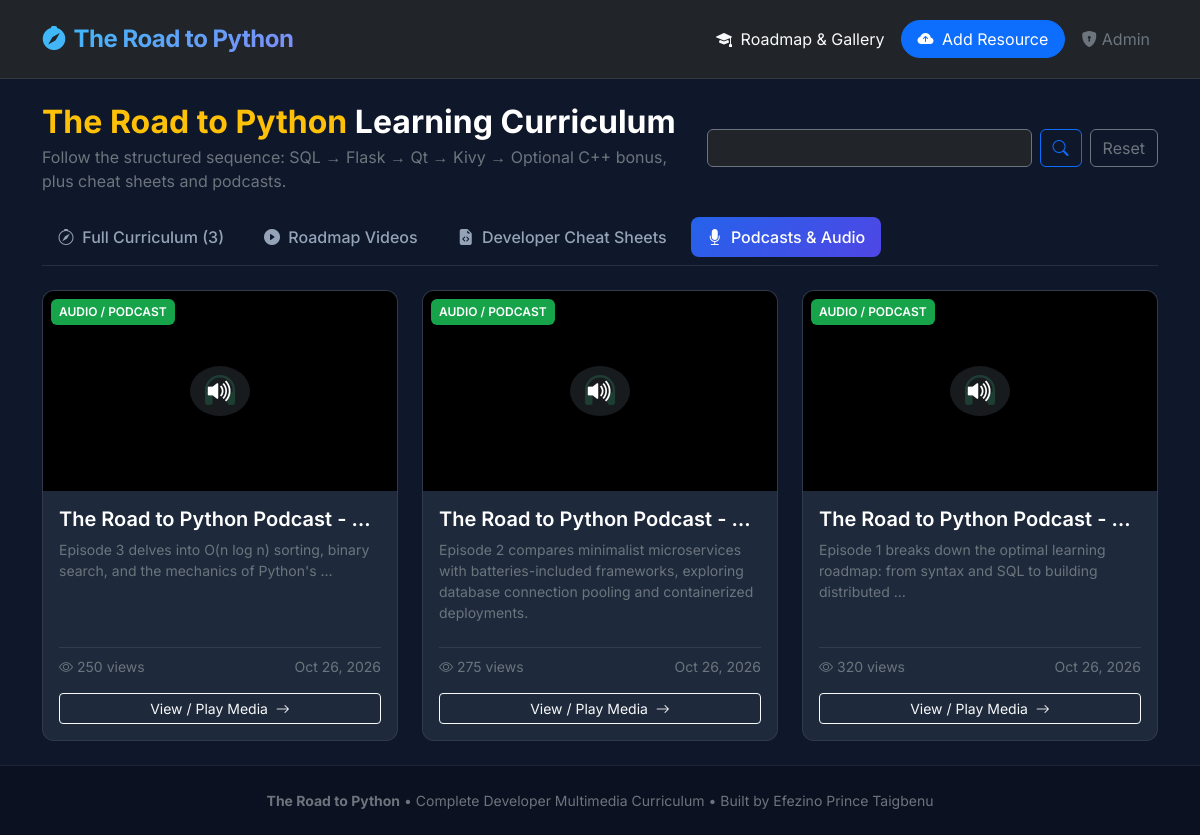
Screenshot of /?type=audio with the database file from the repository.
### media_app/models.py (models this page shows, shortened)
class MediaItem(models.Model):
    MEDIA_TYPE_CHOICES = [
        ('image', 'Image'),
        ('video', 'Video'),
        ('audio', 'Audio / Podcast'),
    ]
    title = models.CharField(max_length=150)
    description = models.TextField(blank=True)
    media_type = models.CharField(max_length=10, choices=MEDIA_TYPE_CHOICES)
    category = models.ForeignKey(
        Category,
        on_delete=models.SET_NULL,
        null=True,
        blank=True,
        related_name='media_items'
    )
    media_file = models.FileField(upload_to='multimedia/%Y/%m/')
    thumbnail = models.ImageField(upload_to='thumbnails/%Y/%m/', blank=True, null=True)
    step_number = models.PositiveIntegerField(default=0, help_text="Order in roadmap sequence (0 for non-roadmap items)")
    views_count = models.PositiveIntegerField(default=0)
    uploaded_at = models.DateTimeField(auto_now_add=True)
    class Meta:
        ordering = ['step_number', '-uploaded_at']

### media_app/views.py (the view)
# urls.py: path('', views.media_gallery, name='media_gallery'),
def media_gallery(request):
    media_type = request.GET.get('type')
    category_slug = request.GET.get('category')
    search_query = request.GET.get('q')
    items = MediaItem.objects.all()
    if media_type in ['image', 'video', 'audio']:
        items = items.filter(media_type=media_type)
    if category_slug:
        items = items.filter(category__slug=category_slug)
    if search_query:
        items = items.filter(title__icontains=search_query)
    categories = Category.objects.all()
    context = {
        'items': items,
        'categories': categories,
        'selected_type': media_type,
        'selected_category': category_slug,
        'search_query': search_query,
        'total_count': items.count(),
    }
    return render(request, 'media_app/gallery.html', context)

### media_app/templates/media_app/gallery.html (shortened to what this page needs)
{% extends 'media_app/base.html' %}
{% block content %}
<div class="row align-items-center mb-4">
    <div class="col-md-7">
        <h1 class="h2 fw-bold text-white mb-1">
            <span class="text-warning">The Road to Python</span> Learning Curriculum
        </h1>
        <p class="text-secondary mb-0">Follow the structured sequence: SQL &rarr; Flask &rarr; Qt &rarr; Kivy &rarr; Optional C++ bonus, plus cheat sheets and podcasts.</p>
    </div>
    <div class="col-md-5 mt-3 mt-md-0">
        <form method="GET" action="{% url 'media_gallery' %}" class="d-flex gap-2">
            <input type="text" name="q" class="form-control bg-dark text-white border-secondary" placeholder="Search roadmap, cheat sheets, or podcasts..." value="{{ search_query|default:'' }}">
            <button type="submit" class="btn btn-outline-primary">
                <i class="bi bi-search"></i>
            </button>
            {% if search_query or selected_type %}
                <a href="{% url 'media_gallery' %}" class="btn btn-outline-secondary">Reset</a>
            {% endif %}
        </form>
    </div>
</div>
<ul class="nav nav-pills mb-4 pb-2 border-bottom border-secondary border-opacity-25 gap-2">
    <li class="nav-item">
        <a class="nav-link {% if not selected_type %}active{% endif %}" href="{% url 'media_gallery' %}">
            <i class="bi bi-compass me-1"></i> Full Curriculum ({{ total_count }})
        </a>
    </li>
    <li class="nav-item">
        <a class="nav-link {% if selected_type == 'video' %}active{% endif %}" href="?type=video{% if search_query %}&q={{ search_query }}{% endif %}">
            <i class="bi bi-play-circle-fill me-1"></i> Roadmap Videos
        </a>
    </li>
    <li class="nav-item">
        <a class="nav-link {% if selected_type == 'image' %}active{% endif %}" href="?type=image{% if search_query %}&q={{ search_query }}{% endif %}">
            <i class="bi bi-file-earmark-code-fill me-1"></i> Developer Cheat Sheets
        </a>
    </li>
    <li class="nav-item">
        <a class="nav-link {% if selected_type == 'audio' %}active{% endif %}" href="?type=audio{% if search_query %}&q={{ search_query }}{% endif %}">
            <i class="bi bi-mic-fill me-1"></i> Podcasts &amp; Audio
        </a>
    </li>
</ul>
{% if items %}
<div class="row row-cols-1 row-cols-md-2 row-cols-lg-3 g-4">
    {% for item in items %}
    <div class="col">
        <div class="card h-100 overflow-hidden text-white">
            <div class="position-relative bg-black text-center d-flex align-items-center justify-content-center" style="height: 200px;">
                {% if item.media_type == 'image' %}
                    <img src="{{ item.media_file.url }}" class="w-100 h-100 object-fit-cover" alt="{{ item.title }}">
                {% elif item.media_type == 'audio' %}
                    {% if item.thumbnail %}
                        <img src="{{ item.thumbnail.url }}" class="w-100 h-100 object-fit-cover" alt="{{ item.title }}">
                    {% else %}
                        <div class="p-4 text-center">
                            <i class="bi bi-headphones fs-1 text-success"></i>
                        </div>
                    {% endif %}
                    <span class="position-absolute fs-3 text-white bg-dark bg-opacity-75 rounded-circle px-3 py-1">
                        <i class="bi bi-volume-up-fill"></i>
                    </span>
                {% endif %}
                <span class="position-absolute top-0 start-0 m-2 badge-type badge-{{ item.media_type }}">
                    {{ item.get_media_type_display }}
                </span>
            </div>
            <div class="card-body d-flex flex-column">
                <div class="d-flex justify-content-between align-items-start mb-2">
                    <h5 class="card-title fw-semibold text-truncate mb-0" title="{{ item.title }}">{{ item.title }}</h5>
                </div>
                <p class="card-text text-secondary small flex-grow-1">
                    {{ item.description|truncatewords:15|default:"No description provided." }}
                </p>
                <div class="d-flex justify-content-between align-items-center pt-2 border-top border-secondary border-opacity-25 mt-2 small text-secondary">
                    <span><i class="bi bi-eye me-1"></i>{{ item.views_count }} views</span>
                    <span>{{ item.uploaded_at|date:"M d, Y" }}</span>
                </div>
                <a href="{% url 'media_detail' item.pk %}" class="btn btn-outline-light btn-sm mt-3 w-100">
                    View / Play Media <i class="bi bi-arrow-right ms-1"></i>
                </a>
            </div>
        </div>
    </div>
    {% endfor %}
</div>
{% endif %}
{% endblock %}

### media_app/templates/media_app/base.html (style rules this page uses)
body { font-family: 'Inter', sans-serif; background-color: #0f172a; color: #f1f5f9; min-height: 100vh; display: flex; flex-direction: column; }
.card { background-color: #1e293b; border: 1px solid rgba(255, 255, 255, 0.08); border-radius: 12px; transition: transform 0.2s ease, box-shadow 0.2s ease; }
.badge-type { font-size: 0.75rem; text-transform: uppercase; font-weight: 600; padding: 4px 8px; border-radius: 6px; }
.badge-audio { background-color: #16a34a; color: #fff; }
.nav-pills .nav-link { color: #94a3b8; border-radius: 8px; font-weight: 500; }
.nav-pills .nav-link.active { background: linear-gradient(135deg, #2563eb, #4f46e5); color: #fff; }

### rows the page displays
MediaItem: media_type "AUDIO / PODCAST", title "The Road to Python Podcast -…", description "Episode 3 delves into O(n log n) sorting, binary search, and the mechanics of Python's …", views_count "250", uploaded_at "Oct 26, 2026"
MediaItem: media_type "AUDIO / PODCAST", title "The Road to Python Podcast -…", description "Episode 2 compares minimalist microservices with batteries-included frameworks, exploring database connection pooling and containerized deployments.", views_count "275", uploaded_at "Oct 26, 2026"
MediaItem: media_type "AUDIO / PODCAST", title "The Road to Python Podcast -…", description "Episode 1 breaks down the optimal learning roadmap: from syntax and SQL to building distributed …", views_count "320", uploaded_at "Oct 26, 2026"

### other values shown
{{ total_count }} "3"
